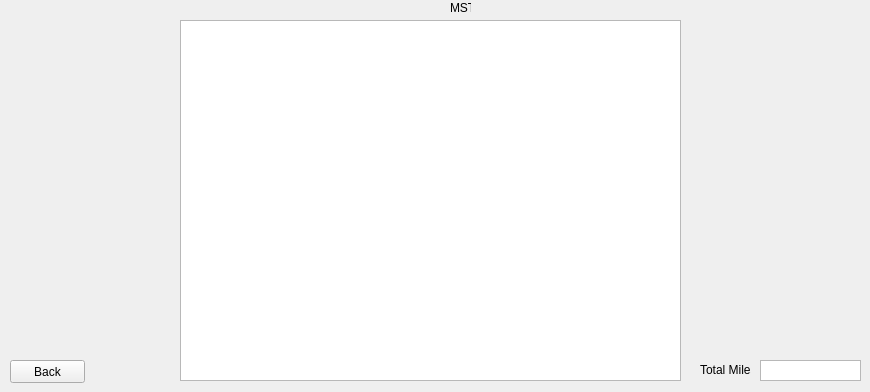
    <widget class="QWidget" name="MST5">
     <widget class="QLabel" name="label_6">
      <property name="geometry">
       <rect>
        <x>450</x>
        <y>0</y>
        <width>21</width>
        <height>16</height>
       </rect>
      </property>
      <property name="text">
       <string>MST</string>
      </property>
     </widget>
     <widget class="QPushButton" name="M_BackB">
      <property name="geometry">
       <rect>
        <x>10</x>
        <y>360</y>
        <width>75</width>
        <height>23</height>
       </rect>
      </property>
      <property name="text">
       <string>Back</string>
      </property>
     </widget>
     <widget class="QTextBrowser" name="MSTList">
      <property name="geometry">
       <rect>
        <x>180</x>
        <y>20</y>
        <width>501</width>
        <height>361</height>
       </rect>
      </property>
     </widget>
     <widget class="QTextBrowser" name="M_Miles">
      <property name="geometry">
       <rect>
        <x>760</x>
        <y>360</y>
        <width>101</width>
        <height>21</height>
       </rect>
      </property>
      <property name="verticalScrollBarPolicy">
       <enum>Qt::ScrollBarAlwaysOff</enum>
      </property>
      <property name="horizontalScrollBarPolicy">
       <enum>Qt::ScrollBarAlwaysOff</enum>
      </property>
     </widget>
     <widget class="QLabel" name="label_23">
      <property name="geometry">
       <rect>
        <x>700</x>
        <y>360</y>
        <width>51</width>
        <height>20</height>
       </rect>
      </property>
      <property name="text">
       <string>Total Miles:</string>
      </property>
     </widget>
    </widget>
